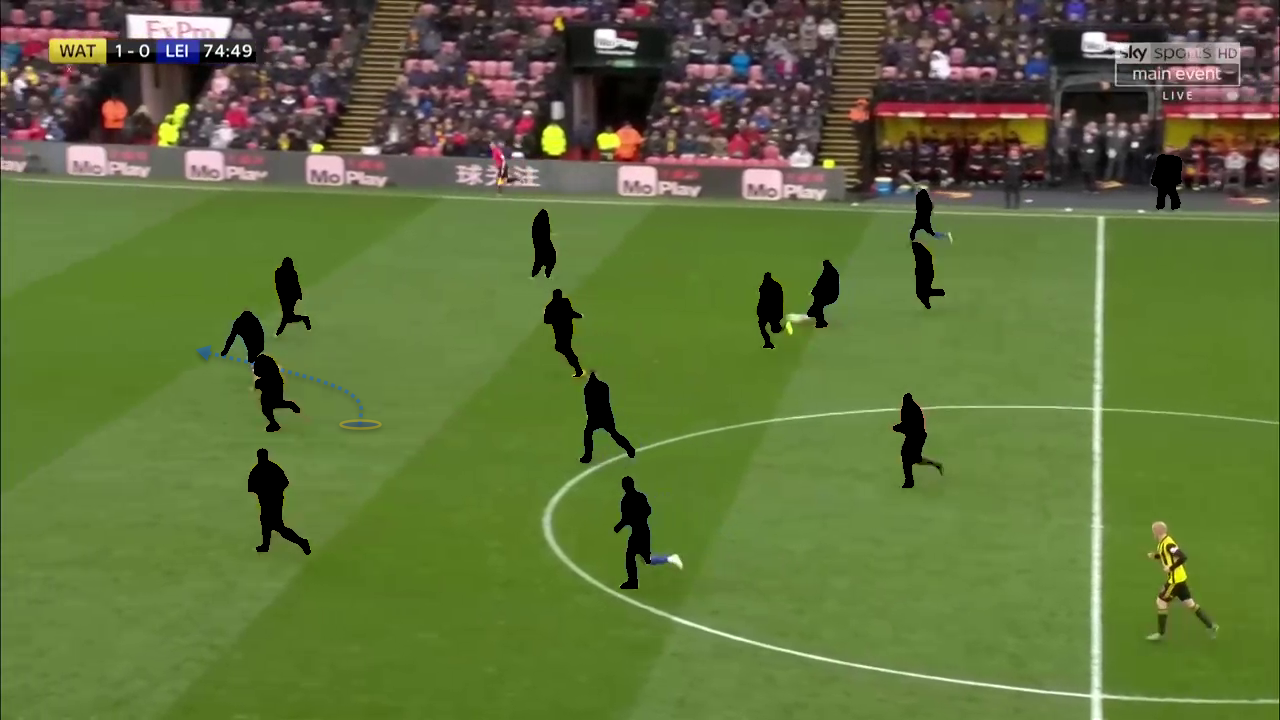
#> input picture background_output.png, 1280 x 720 px
$ python mask_inversion.py
#> lines starting #> are read from the running program, lines starting #| are printed output that depends on the picture; after the words box and inside, x2 and y2 are one past the last pixel; in counts of white or black regions, pixels touching at a corner belong together
import cv2
import numpy as np

# Load the image (replace with your actual file path)
image_path = 'background_output.png'
image = cv2.imread(image_path)
#> image is the input picture: shape (720, 1280, 3); mean B, G, R 59.4, 112.6, 96.3

# Convert to grayscale, so we can easily manipulate the image
gray_image = cv2.cvtColor(image, cv2.COLOR_BGR2GRAY)
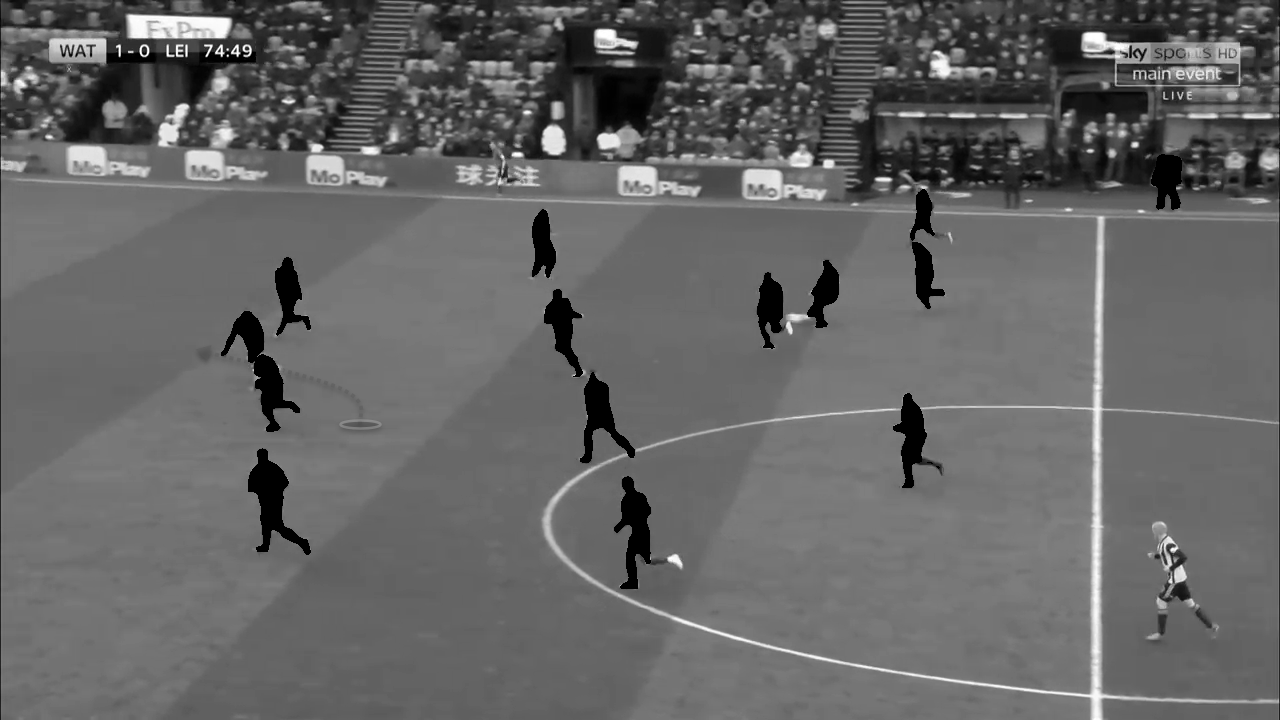
#> gray_image: shape (720, 1280); min 0, max 255, mean 101.5

# Apply a threshold to create a mask where black parts are white (255) and others are black (0)
_, mask = cv2.threshold(gray_image, 1, 255, cv2.THRESH_BINARY_INV)
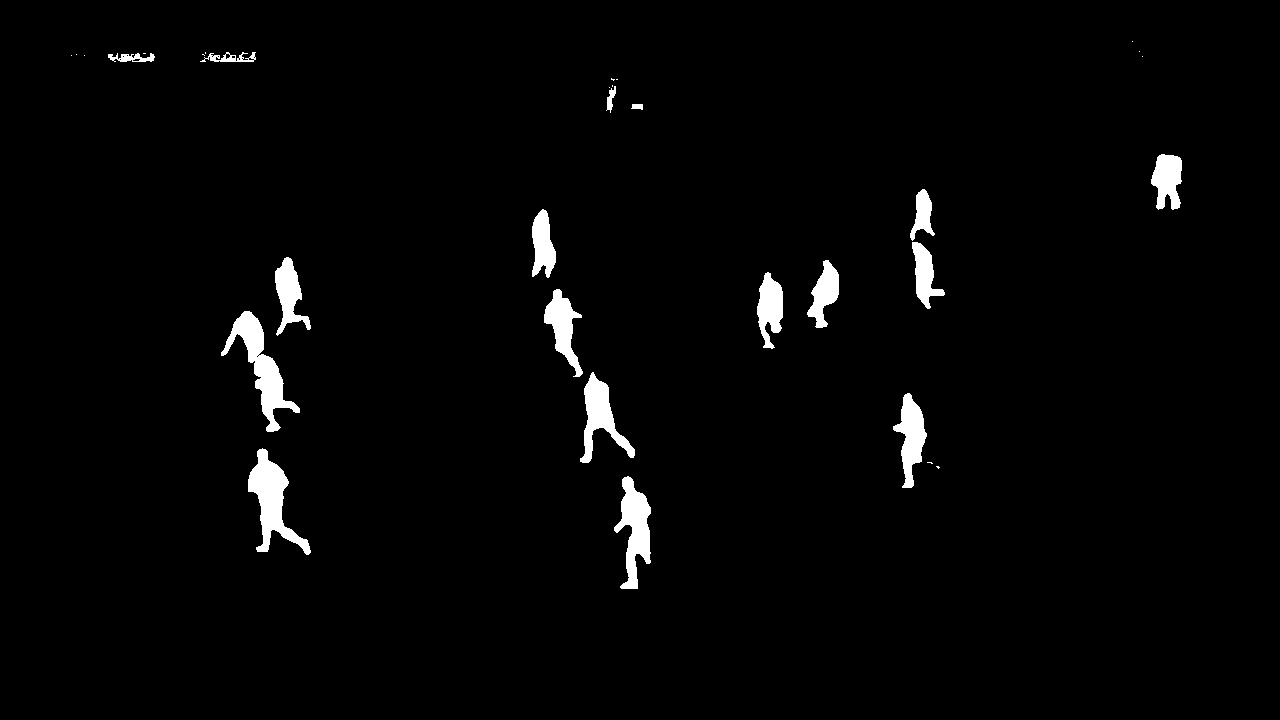
#> mask: shape (720, 1280); 2.3% white; 32 white regions (15 under 20 px), largest, box (x1, y1, x2, y2) and area: (221, 311, 300, 432) 2677, (248, 448, 311, 555) 2551, (614, 476, 651, 589) 2133

height, width = image.shape[:2]
#> height = 720; width = 1280
mask = cv2.resize(mask, (width, height))
# Save the result
cv2.imwrite('inverted_mask.png', mask)

# Display the mask (optional)
# cv2.imshow("Inverted Mask", mask)
# cv2.waitKey(0)
# cv2.destroyAllWindows()
